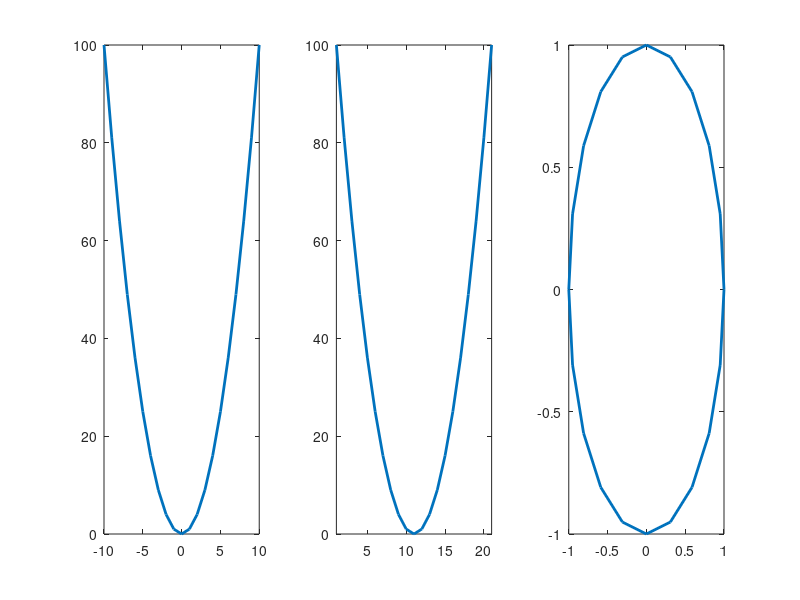

This figure's MATLAB source:
X = -10:10; Y = X.^2;
figure(1)
subplot(1,3,1);
plot(X, Y, 'LineWidth', 2);
subplot(1,3,2);
plot(Y, 'LineWidth', 2);
xlim([1 length(Y)])
Z = cos(-pi:pi/10:pi) + sqrt(-1)*sin(-pi:pi/10:pi);
subplot(1, 3, 3);
plot(Z, 'LineWidth', 2);